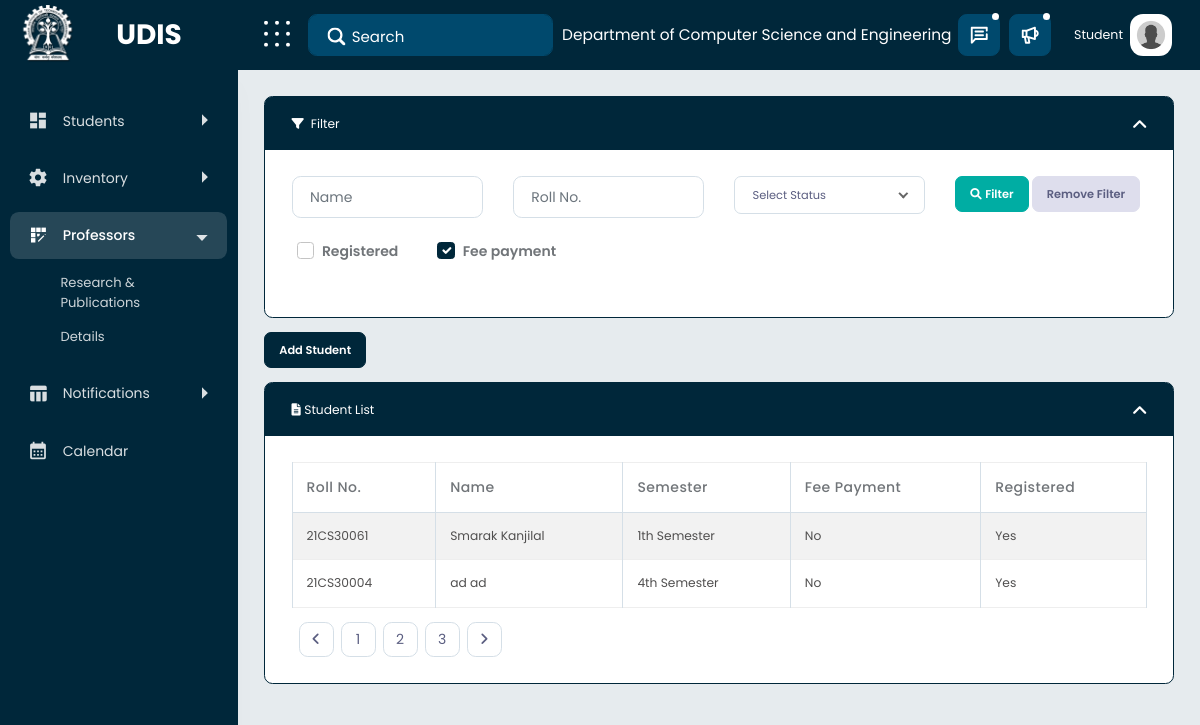
The page / (signed in) on the database its author committed.
### mainapp/models.py (models this page shows, shortened)
class usermodel(AbstractUser):
    username = None
    email = models.EmailField(_("email address"), unique=True)
    created_At = models.DateTimeField(null=True, blank=True, auto_now=True)
    name = models.CharField(max_length=200, null=False)
    department = models.TextField(default="Computer Science and Engineering")
    firstname = models.CharField(max_length=200, blank=True, null=True)
    lastname = models.CharField(max_length=200, blank=True, null=True)
    USERNAME_FIELD = "email"
    REQUIRED_FIELDS = []
    derived_type = models.CharField(
        max_length=200, default="Student", blank=True, null=True)
    objects = CustomUserManager()

class Student(usermodel):
    state = models.CharField(max_length=100)
    country = models.CharField(max_length=100)
    pin_code = models.IntegerField(null=True, blank=True)
    backlogs = models.IntegerField(default=0)
    regcourses = models.ManyToManyField(
        Course, blank=True,  related_name="regcourses")
    appcourses = models.ManyToManyField(
        Course, blank=True, related_name="appcourses")
    rejcourses = models.ManyToManyField(
        Course, blank=True,  related_name="rejcourses")
    cgpa = models.CharField(max_length=200, default="9.9")
    rollno = models.CharField(max_length=200, null=True, blank=True)
    gender = models.TextField(default="N/A")
    course = models.CharField(max_length=200, blank=True, default="B.Tech 4Y")
    hall = models.CharField(max_length=200, default="N/A")
    aadhar = models.CharField(max_length=200, null=True, blank=True)
    status = models.CharField(max_length=200, default="On-Roll")
    EAA = models.CharField(max_length=200, null=True, blank=True)
    adm_year = models.DateField(auto_now=True)
    nationality = models.CharField(max_length=200, default="Indian")
    adm_nature = models.CharField(max_length=200, default="JEE")
    inst_email = models.EmailField(null=True, blank=True)
    teams_pass = models.CharField(max_length=200, null=True, blank=True)
    mobile = models.CharField(max_length=200, default="N/A")
    guardian_email = models.EmailField(null=True, blank=True)
    address = models.TextField(null=True, blank=True)
    location = models.CharField(max_length=200, null=True, blank=True)
    cleared_sem_crd = models.FloatField(default=0)
    sem_crd = models.FloatField(default=0)
    cleared_tot_crd = models.FloatField(default=0)
    tot_crd = models.FloatField(default=0)
    sgpa = models.CharField(max_length=200, default="""{"sgpa":["-"]}""")
    sem = models.IntegerField(default=1)
    feespaid = models.FloatField(default=0)
    totalpaid = models.FloatField(default=0)
    regdone = models.CharField(max_length=10, default="Yes")
    class Meta:
        unique_together = ('rollno', 'adm_year',)

### mainapp/views.py (the view)
# urls.py: path('', views.dashboard),
@login_required(login_url="/signin")
def dashboard(request):
	feedone = []
	students = []
	students = Student.objects.all()
	print(totalFees(Fees.objects.filter(sem=4)))
	for student in students:
		if student.feespaid == totalFees(Fees.objects.filter(sem=student.sem))['amount__sum']:
			feedone.append("Yes")
		else:
			feedone.append('No')
	user = request.user
	notif = Notification.objects.filter(receiver=request.user)
	print(user.name, user.derived_type)
	context = {
		"students": students,
		"fees": feedone,
		"user": {"user": request.user, "utype": request.user.derived_type},
		"notifications": notif,
	}
	return render(request, "dashboard.html", context)

### mainapp/models.py (called while the page is built)
def totalFees(objs):
    return objs.aggregate(models.Sum('amount'))

### mainapp/templatetags/apptags.py (called while the page is built)
@register.filter
def at_index(array, index):
    return array[index]

### mainapp/templates/dashboard.html (shortened to what this page needs)
{% extends "base.html" %}{% load static %} {% load apptags %}
{% block content %}
<div class="content-body">
  <div class="container-fluid">
    <div class="row">
      <div class="col-xl-12">
        <div class="filter cm-content-box box-primary">
          <div class="content-title">
            <div class="cpa">
              <i class="fa-sharp fa-solid fa-filter me-2"></i>Filter
            </div>
            <div class="tools">
              <a href="javascript:void(0);" class="expand SlideToolHeader"
                ><i class="fal fa-angle-down"></i
              ></a>
            </div>
          </div>
          <div class="cm-content-body form excerpt">
            <div class="card-body">
              <div class="row">
                <div class="col-xl-3">
                  <input
                    type="text"
                    class="form-control mb-xl-0 mb-3"
                    id="name"
                    placeholder="Name"
                  />
                </div>
                <div class="col-xl-3">
                  <input
                    type="text"
                    class="form-control mb-xl-0 mb-3"
                    id="rollno"
                    placeholder="Roll No."
                  />
                </div>
                <div class="col-xl-3">
											<div class="dropdown bootstrap-select default-select from-select w-100 mb-xl-0 mb-3 wide"><button type="button" tabindex="-1" class="btn dropdown-toggle btn-light" data-bs-toggle="dropdown" role="combobox" aria-owns="bs-select-2" aria-haspopup="listbox" aria-expanded="false" title="Select Status"><div class="filter-option"><div class="filter-option-inner"><div class="filter-option-inner-inner">Select Status</div></div> </div></button></div>
										</div>
                <div class="col-xl-3">
                  <button
                    class="btn btn-info"
                    title="Click here to Search"
                    type="button"
                  >
                    <i class="fa fa-search me-1"></i>Filter
                  </button>
                  <button
                    class="btn btn-light"
                    title="Click here to remove filter"
                    type="button"
                  >
                    Remove Filter
                  </button>
                </div>
              </div>
              <div class="row" style="padding: 20px">
                <div class="form-check col-md-2">
                  <input
                    class="form-check-input"
                    type="checkbox"
                    value=""
                    id="flexCheckDefault"
                  />
                  <label class="form-check-label" for="flexCheckDefault">
                    Registered
                  </label>
                </div>
                <div class="form-check col">
                  <input
                    class="form-check-input"
                    type="checkbox"
                    value=""
                    id="flexCheckChecked"
                    checked
                  />
                  <label class="form-check-label" for="flexCheckChecked">
                    Fee payment
                  </label>
                </div>
              </div>
            </div>
          </div>
        </div>
        <div class="mb-3">
          <a href="content-add.html" class="btn btn-primary">Add Student</a>
        </div>
        <div class="filter cm-content-box box-primary">
          <div class="content-title">
            <div class="cpa">
              <i class="fa-solid fa-file-lines me-1"></i>Student List
            </div>
            <div class="tools">
              <a href="javascript:void(0);" class="expand SlideToolHeader"
                ><i class="fal fa-angle-down"></i
              ></a>
            </div>
          </div>
          <div class="cm-content-body form excerpt">
            <div class="card-body">
              <div class="table-responsive">
                <table
                  class="table table-bordered table-striped table-condensed flip-content"
                >
                  <thead>
                    <tr>
                      <th>Roll No.</th>
                      <th>Name</th>
                      <th>Semester</th>
                      <th>Fee Payment</th>
                      <th>Registered</th>
                    </tr>
                  </thead>
                  <tbody>
                  {% for student in students%}
                    <tr onclick="window.location='student-profile/{{student.rollno}}';">
                      <td>{{student.rollno}}</td>
                      <td>{{student.name}}</td>
                      <td>{{student.sem}}th Semester</td>
                         <td>{{ fees|at_index:forloop.counter0 }}</td>
                      <td>{{student.regdone}}</td>
                    </tr>
                    {% endfor %}
                  </tbody>
                </table>
                <div
                  class="d-flex align-items-center justify-content-xl-between flex-wrap justify-content-center"
                >
                  <nav aria-label="Page navigation example">
                    <ul class="pagination mb-2 mb-sm-0">
                      <li class="page-item">
                        <a class="page-link" href="#"
                          ><i class="fa-solid fa-angle-left"></i
                        ></a>
                      </li>
                      <li class="page-item">
                        <a class="page-link" href="#">1</a>
                      </li>
                      <li class="page-item">
                        <a class="page-link" href="#">2</a>
                      </li>
                      <li class="page-item">
                        <a class="page-link" href="#">3</a>
                      </li>
                      <li class="page-item">
                        <a class="page-link" href="#"
                          ><i class="fa-solid fa-angle-right"></i
                        ></a>
                      </li>
                    </ul>
                  </nav>
                </div>
              </div>
            </div>
          </div>
        </div>
      </div>
    </div>
  </div>
</div>
{% endblock content %}

### mainapp/templates/base.html (shortened to what this page needs)
<!DOCTYPE html>
{% load static %}
<!DOCTYPE html>
<html lang="en">
  <head>
    <link
      href="{% static 'secretary/vendor/wow-master/css/libs/animate.css' %}"
      rel="stylesheet"
    />
    <link
      href="{% static 'secretary/vendor/bootstrap-select/dist/css/bootstrap-select.min.css' %}"
      rel="stylesheet"
    />
    <link
      href="{% static 'secretary/vendor/bootstrap-datetimepicker/css/bootstrap-datetimepicker.min.css' %}"
      rel="stylesheet"
    />
    <link href="{% static 'secretary/css/style.css' %}" rel="stylesheet" />
  </head>
  <body
    data-typography="poppins"
    data-theme-version="light"
    data-layout="vertical"
    data-nav-headerbg="color_12"
    data-headerbg="color_12"
    data-sidebar-style="full"
    data-sidebarbg="color_12"
    data-sidebar-position="fixed"
    data-header-position="fixed"
    data-container="wide"
    direction="ltr"
    data-primary="color_12"
    cz-shortcut-listen="true"
  >
    <div id="main-wrapper" class="show">
      <div class="nav-header">
        <a href="index.html" class="brand-logo">
          <img
            src="{% static 'secretary/images/kgplogo.png' %}"
            style="max-width: 60px"
          />
          <div
            class="brand-title text-align-center"
            style="color: white; font-size: 2rem; margin: auto"
          >
            UDIS
          </div>
        </a>
        <div class="nav-control">
          <div class="hamburger">
          </div>
        </div>
      </div>
      <div class="header">
        <div class="header-content">
          <nav class="navbar navbar-expand">
            <div class="collapse navbar-collapse justify-content-between">
              <div class="header-left">
                <div class="input-group search-area">
                  <input
                    type="text"
                    class="form-control"
                    placeholder="Search"
                  />
                  <span class="input-group-text"
                    ><a href="javascript:void(0)">
                       </a
                  ></span>
                </div>
              </div>
              <ul class="navbar-nav header-right">
                <li class="nav-item">
                  <a class="nav-link" href="javascript:void(0);">
                    <p style="color: white; font-size: 1.1rem; margin: auto">
                      Department of {{user.user.department}}
                    </p>
                  </a>
                </li>
                <li class="nav-item dropdown notification_dropdown">
                  <a class="nav-link bell-link" href="javascript:void(0);">
                  </a>
                </li>
                <li class="nav-item dropdown notification_dropdown">
                  <a
                    class="nav-link"
                    href="javascript:void(0);"
                    role="button"
                    data-bs-toggle="dropdown"
                  >
                  </a>
                </li>
                <li class="nav-item">
                  <div class="dropdown header-profile2">
                    <a
                      class="nav-link"
                      href="javascript:void(0);"
                      role="button"
                      data-bs-toggle="dropdown"
                      aria-expanded="false"
                    >
                      <div class="header-info2 d-flex align-items-center">
                        <div class="d-flex align-items-center sidebar-info">
                          <div>
                            <span class="d-block text-end">{{user.utype}}</span>
                          </div>
                        </div>
                        <img
                          src="{% static 'secretary/images/anonuser.jpg' %}"
                          alt=""
                        />
                      </div>
                    </a>
                  </div>
                </li>
              </ul>
            </div>
          </nav>
        </div>
      </div>
      <div class="dlabnav">
        <div class="dlabnav-scroll">
          <ul class="metismenu" id="menu">
            <li>
              <a
                class="has-arrow"
                href="javascript:void(0);"
                aria-expanded="false"
              >
                <span class="nav-text">Students</span>
              </a>
            </li>
            <li>
              <a
                class="has-arrow"
                href="javascript:void(0);"
                aria-expanded="false"
              >
                <span class="nav-text">Inventory</span>
              </a>
            </li>
            <li>
              <a
                class="has-arrow"
                href="javascript:void(0);"
                aria-expanded="false"
              >
                <span class="nav-text">Professors</span>
              </a>
              <ul aria-expanded="false">
                <li>
                  <a href="research">Research & Publications</a>
                </li>
                <li><a href="">Details</a></li>
              </ul>
            </li>
            <li>
              <a
                class="has-arrow"
                href="javascript:void(0);"
                aria-expanded="false"
              >
                <span class="nav-text">Notifications</span>
              </a>
            </li>
            <li>
              <a href="calendar">
                <span class="nav-text">Calendar</span>
              </a>
            </li>
          </ul>
        </div>
      </div>
      {% block content %}{% endblock content %}
    </div>
  </body>
</html>

### rows shown on the page
usermodel: user.department "Computer Science and Engineering", utype "Student"
Student: rollno "21CS30061", name "Smarak Kanjilal", sem "1", counter0 "No", regdone "Yes"
Student: rollno "21CS30004", name "ad ad", sem "4", counter0 "No", regdone "Yes"
